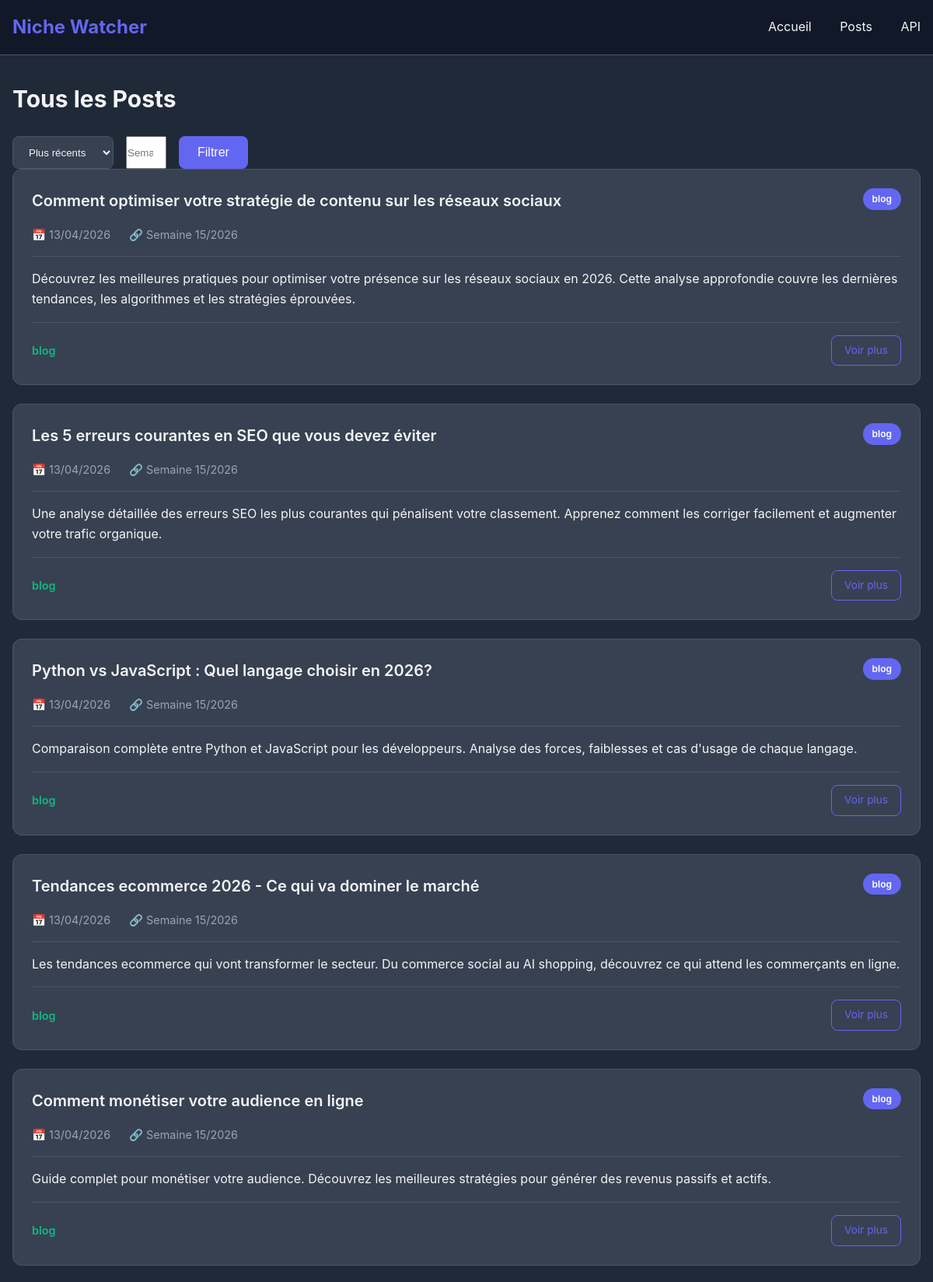
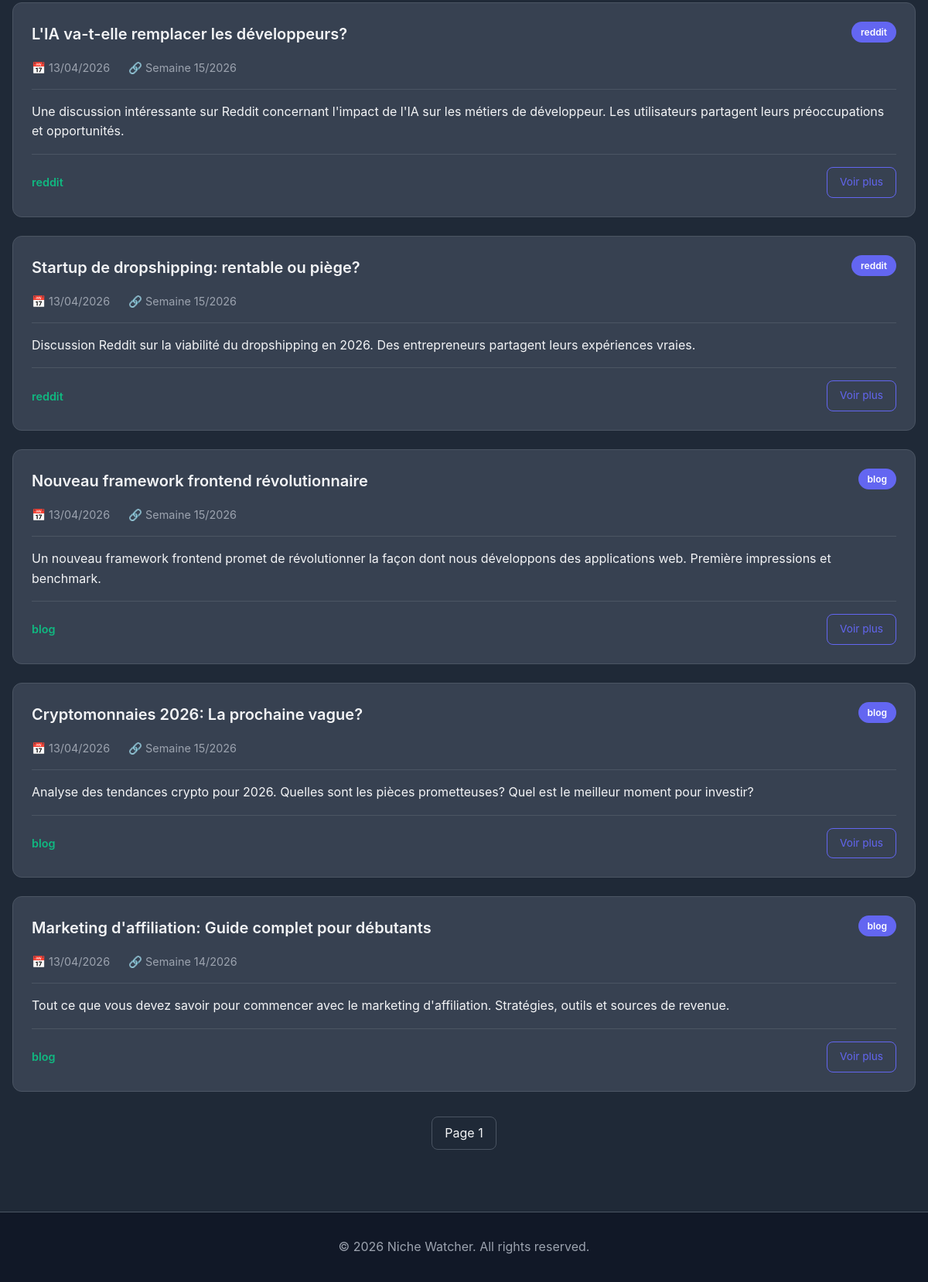
The page /posts on the database its author committed (2 pictures, top to bottom).
### models/post.py (models this page shows, shortened)
class Post(Base):
    __tablename__ = "posts"
    id = Column(Integer, primary_key=True, index=True)
    title = Column(String(255), nullable=False)
    url = Column(String(512), nullable=False)
    content = Column(Text)
    source = Column(String(50), nullable=False)  # "blog1", "blog2", "blog3", "reddit"
    source_name = Column(String(255))
    likes = Column(Integer, default=0)
    published_at = Column(DateTime)
    created_at = Column(DateTime(timezone=True), server_default=func.now())
    week = Column(Integer)  # Week number (ISO)
    year = Column(Integer)

### main.py (the view)
@app.get("/posts")
def get_posts_page(request: Request, page: int = 1, sort: str = "latest", week: int = None):
    db = next(get_db())
    try:
        limit = 10
        skip = (page - 1) * limit
        query = db.query(Post)
        if week:
            query = query.filter(Post.week == week)
        if sort == "latest":
            query = query.order_by(Post.created_at.desc())
        else:
            query = query.order_by(Post.created_at.asc())
        total_posts = query.count()
        posts = query.offset(skip).limit(limit).all()
        has_next = total_posts > (page * limit)
        return templates.TemplateResponse(
            "posts.html",
            {
                "request": request,
                "posts": posts,
                "page": page,
                "has_next": has_next,
                "total_posts": total_posts
            }
        )
    finally:
        db.close()

### templates/posts.html (shortened to what this page needs)
{% extends "base.html" %}
{% block content %}
<div class="header-section">
    <h2>Tous les Posts</h2>
    <div class="filters">
        <select id="sortBy">
            <option value="latest">Plus récents</option>
        </select>
        <input type="number" id="weekFilter" placeholder="Semaine (optionnel)" min="1" max="52">
        <button class="button" onclick="applyFilters()">Filtrer</button>
    </div>
</div>
{% if posts %}
<div class="posts-grid">
    {% for post in posts %}
    <div class="post-card">
        <div class="post-header">
            <h3 class="post-title">{{ post.title or 'Sans titre' }}</h3>
            <span class="post-badge">{{ post.source }}</span>
        </div>
        <div class="post-meta">
            <div class="meta-item">
                📅 {{ post.created_at.strftime('%d/%m/%Y') if post.created_at else 'N/A' }}
            </div>
            <div class="meta-item">
                🔗 Semaine {{ post.week }}/{{ post.year }}
            </div>
        </div>
        <div class="post-content">
            {{ post.content[:200] }}{% if post.content|length > 200 %}...{% endif %}
        </div>
        <div class="post-footer">
            <span class="post-source">{{ post.source }}</span>
            <div class="post-actions">
                {% if post.url %}
                <a href="{{ post.url }}" target="_blank" rel="noopener noreferrer" class="post-link">Voir plus</a>
                {% endif %}
            </div>
        </div>
    </div>
    {% endfor %}
</div>
<div class="pagination">
    <span>Page {{ page }}</span>
</div>
{% else %}
<div class="empty-state">
    <h3>Aucun post trouvé</h3>
    <p>Revenez bientôt pour voir de nouveaux posts!</p>
</div>
{% endif %}
{% endblock %}

### templates/base.html (shortened to what this page needs)
<!DOCTYPE html>
<html lang="fr">
<head>
</head>
<body>
    <header>
        <div class="container">
            <h1>Niche Watcher</h1>
            <nav>
                <a href="/">Accueil</a>
                <a href="/posts">Posts</a>
                <a href="/api/health">API</a>
            </nav>
        </div>
    </header>
    <main>
        <div class="container">
            {% block content %}{% endblock %}
        </div>
    </main>
    <footer>
        <div class="container">
            <p>&copy; 2026 Niche Watcher. All rights reserved.</p>
        </div>
    </footer>
</body>
</html>

### rows shown on the page
Post: title "Comment optimiser votre stratégie de contenu sur les réseaux sociaux", source "blog", created_at "13/04/2026", week "15", year "2026", content "Découvrez les meilleures pratiques pour optimiser votre présence sur les réseaux sociaux en 2026. Cette analyse approfondie couvre les dernières tendances, les algorithmes et les stratégies éprouvées."
Post: title "Les 5 erreurs courantes en SEO que vous devez éviter", source "blog", created_at "13/04/2026", week "15", year "2026", content "Une analyse détaillée des erreurs SEO les plus courantes qui pénalisent votre classement. Apprenez comment les corriger facilement et augmenter votre trafic organique."
Post: title "Python vs JavaScript : Quel langage choisir en 2026?", source "blog", created_at "13/04/2026", week "15", year "2026", content "Comparaison complète entre Python et JavaScript pour les développeurs. Analyse des forces, faiblesses et cas d'usage de chaque langage."
Post: title "Tendances ecommerce 2026 - Ce qui va dominer le marché", source "blog", created_at "13/04/2026", week "15", year "2026", content "Les tendances ecommerce qui vont transformer le secteur. Du commerce social au AI shopping, découvrez ce qui attend les commerçants en ligne."
Post: title "Comment monétiser votre audience en ligne", source "blog", created_at "13/04/2026", week "15", year "2026", content "Guide complet pour monétiser votre audience. Découvrez les meilleures stratégies pour générer des revenus passifs et actifs."
Post: title "L'IA va-t-elle remplacer les développeurs?", source "reddit", created_at "13/04/2026", week "15", year "2026", content "Une discussion intéressante sur Reddit concernant l'impact de l'IA sur les métiers de développeur. Les utilisateurs partagent leurs préoccupations et opportunités."
Post: title "Startup de dropshipping: rentable ou piège?", source "reddit", created_at "13/04/2026", week "15", year "2026", content "Discussion Reddit sur la viabilité du dropshipping en 2026. Des entrepreneurs partagent leurs expériences vraies."
Post: title "Nouveau framework frontend révolutionnaire", source "blog", created_at "13/04/2026", week "15", year "2026", content "Un nouveau framework frontend promet de révolutionner la façon dont nous développons des applications web. Première impressions et benchmark."
Post: title "Cryptomonnaies 2026: La prochaine vague?", source "blog", created_at "13/04/2026", week "15", year "2026", content "Analyse des tendances crypto pour 2026. Quelles sont les pièces prometteuses? Quel est le meilleur moment pour investir?"
Post: title "Marketing d'affiliation: Guide complet pour débutants", source "blog", created_at "13/04/2026", week "14", year "2026", content "Tout ce que vous devez savoir pour commencer avec le marketing d'affiliation. Stratégies, outils et sources de revenue."

### other values the page prints
{{ page }} "1"
